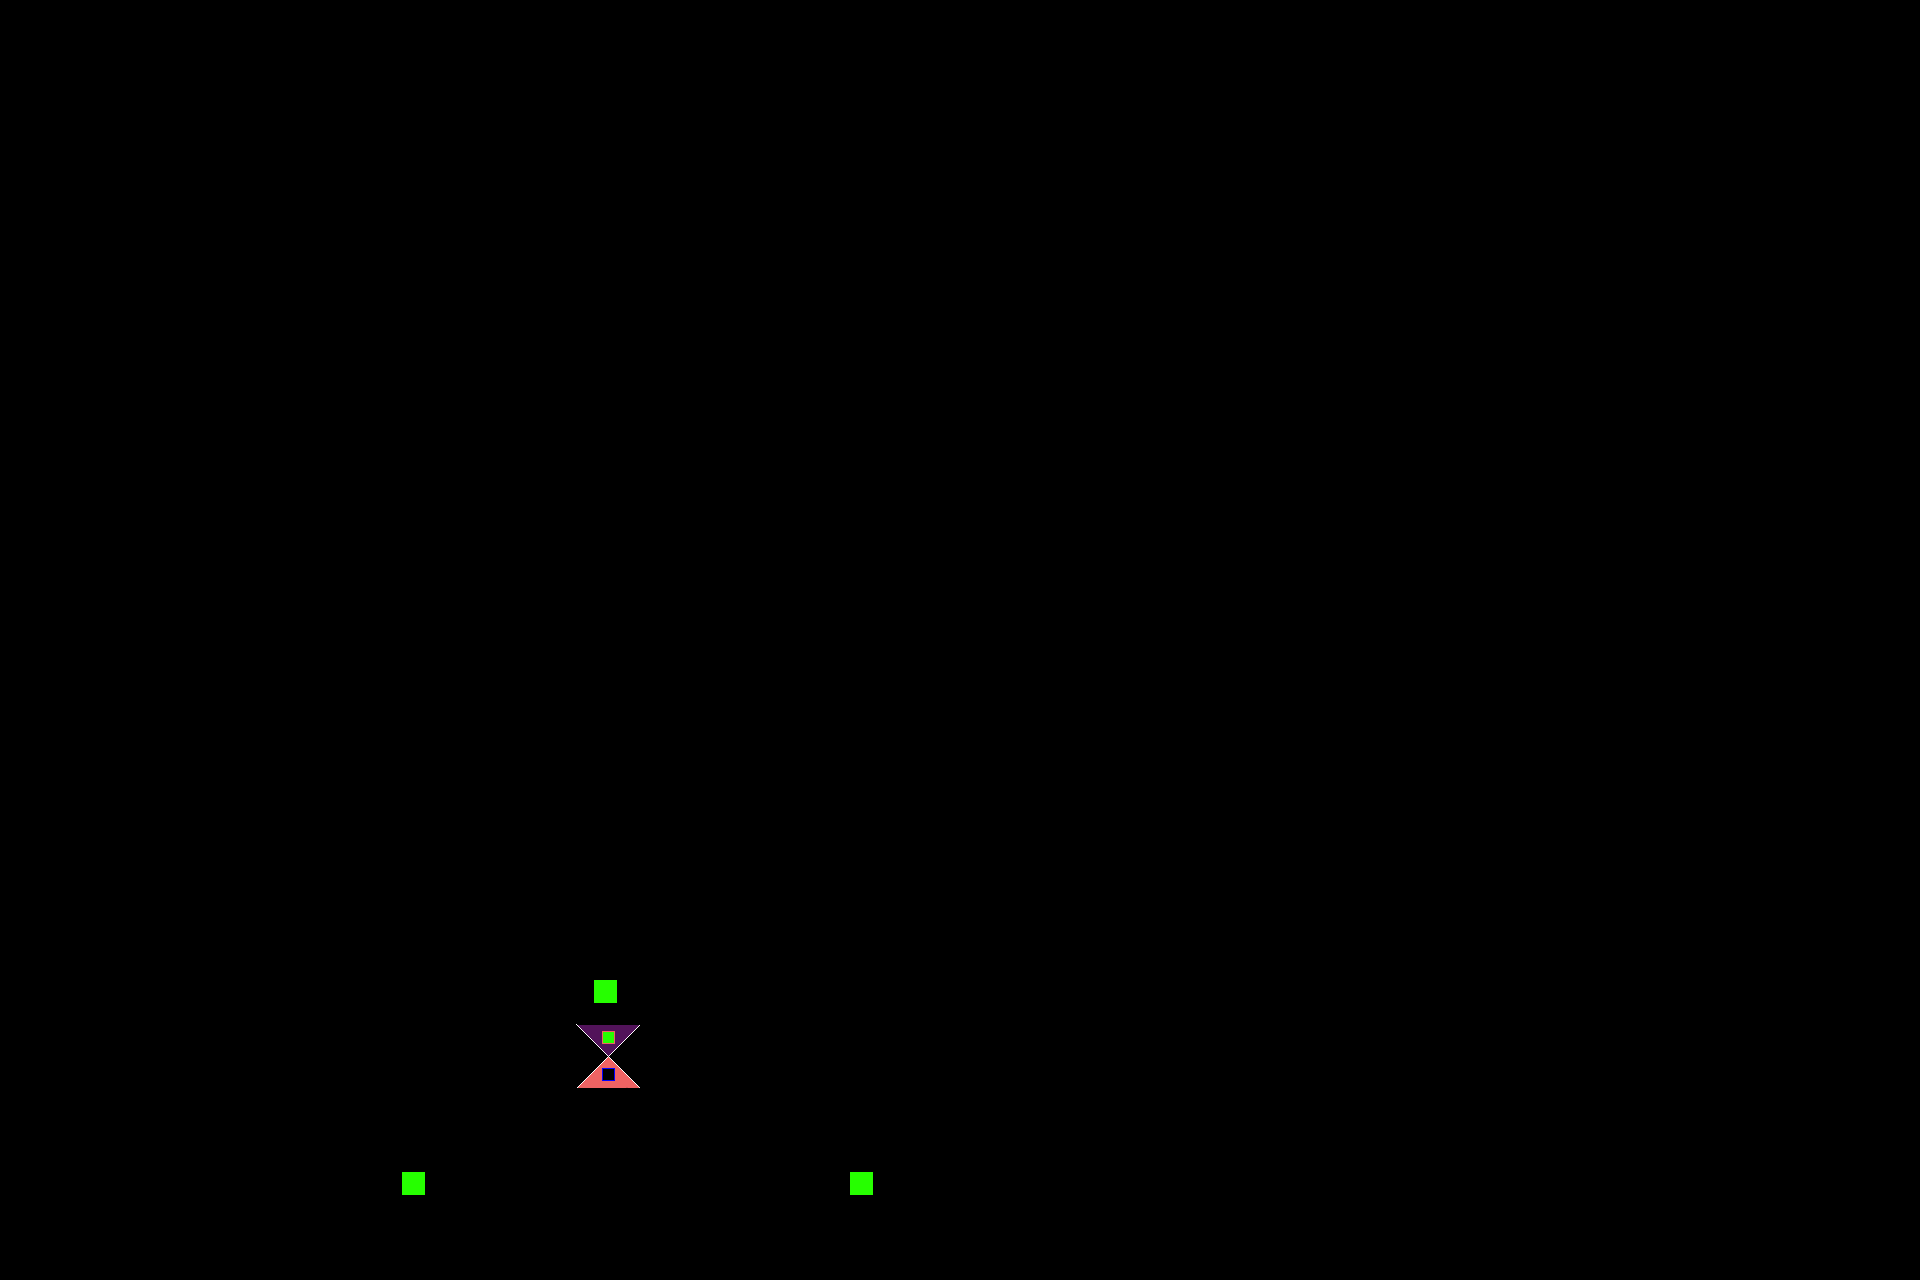

A level layout from a 2D game, rendered from its tile map. Below: a short description, then the map file with tile-grid data replaced by summaries:
An orthogonal 30x20 tile map with 64x64 px tiles, 1 tile layer (Background) and 4 objects (player).

<map version="1.9" tiledversion="1.9.2" orientation="orthogonal" renderorder="right-down" width="30" height="20" tilewidth="64" tileheight="64" infinite="0" nextlayerid="3" nextobjectid="22">
 <tileset firstgid="1" source="../tiles.tsx" />
 <layer id="1" name="Background" width="30" height="20">
  <data>[600 cells, 36 non-empty, 3 distinct tile ids]</data>
 </layer>
 <objectgroup id="2" name="objects" opacity="0.99">
  <object id="11" x="575.987" y="1024">
   <polygon points="0,0 0,192.555 64.9314,192.555 64.3717,0" />
  </object>
  <object id="16" template="player.tx" name="player" x="320" y="1150" />
  <object id="18" x="409.368" y="1016.8" width="83.4688" height="18.8438">
   <text wrap="1">Jump!</text>
  </object>
  <object id="21" x="0" y="1217.64">
   <polygon points="0,0 0,62.422 1920.93,63.2543 1920.1,-2.49688" />
  </object>
 </objectgroup>
</map>
